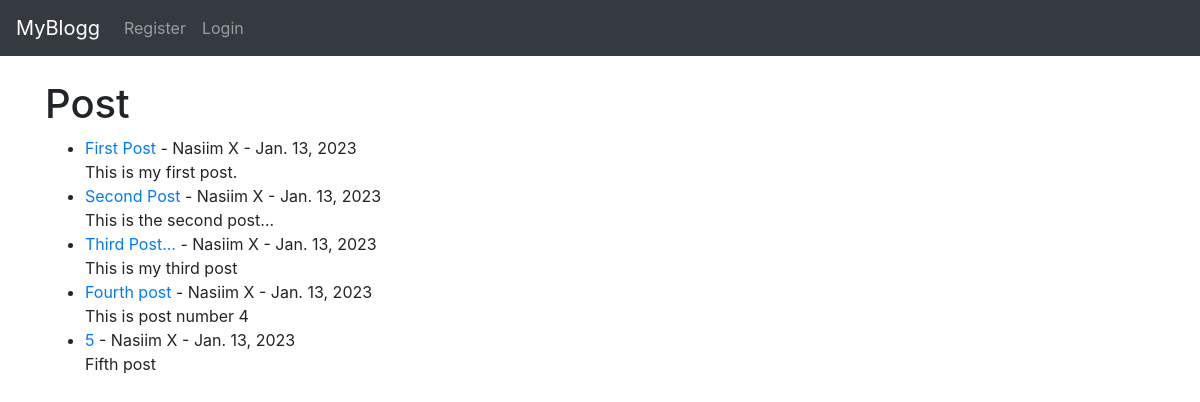
Before: / with the older database file.
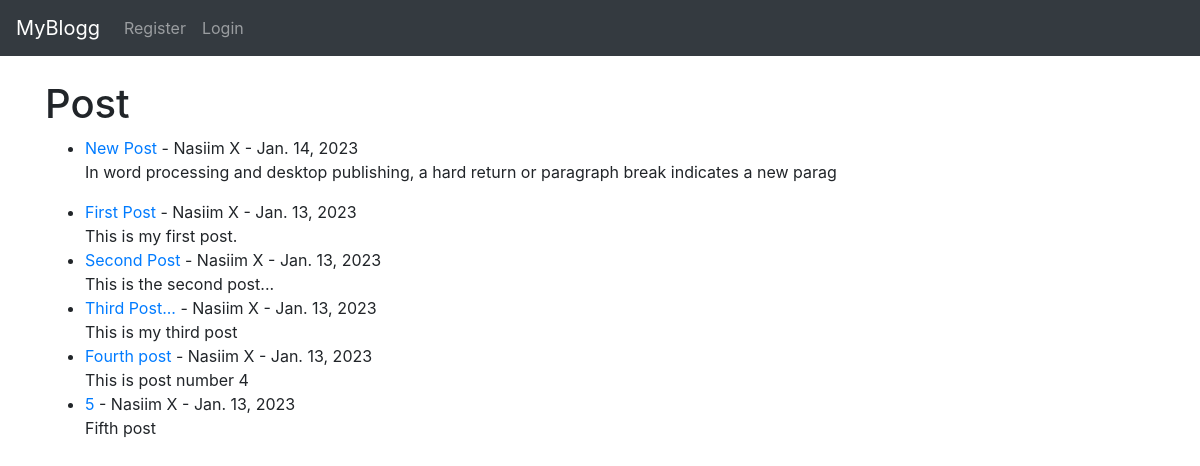
After: the same page with the newer database file.
### theblog/models.py (models this page shows, shortened)
class Post(models.Model):
    title = models.CharField(max_length=255)
    title_tag = models.CharField(max_length=255)
    author = models.ForeignKey(User, on_delete=models.CASCADE)
    body  = models.TextField()
    post_date = models.DateField(auto_now_add=True)

### theblog/views.py (the view)
# urls.py: path('', HomeView.as_view(), name="home"),
class HomeView(ListView):
    model = Post
    template_name = 'home.html'
    ordering = ['-post_date']

### theblog/templates/home.html (shortened to what this page needs)
{% extends 'base.html' %}
{% block content %}
<h1>Post</h1>
<ul>
{% for post in object_list %}
    <li><a href="{% url 'article-detail' post.pk %}">{{ post.title }}</a> -
        {{ post.author.first_name }} {{ post.author.last_name }} -
        {{ post.post_date}}
    {{ post.body|slice:":100"|safe }}</li>
{% endfor %}
</ul>
{% endblock %}

### theblog/templates/base.html (shortened to what this page needs)
<!doctype html>
<html lang="en">
  <head>
    <link rel="stylesheet" href="https://cdn.jsdelivr.net/npm/bootstrap@4.6.2/dist/css/bootstrap.min.css">
  </head>
  <body>
    <nav class="navbar navbar-expand-lg navbar-dark bg-dark">
        <a class="navbar-brand" href="{% url 'home' %}">MyBlogg</a>
        <div class="collapse navbar-collapse" id="navbarSupportedContent">
          <ul class="navbar-nav mr-auto">
            {% if user.is_authenticated %}
              <li class="nav-item">
                <a class="nav-link" href="{% url 'add_post' %}">Add Post</a>
              </li>
              <li class="nav-item">
                <a class="nav-link" href="{% url 'logout' %}">Logout </a>
              </li>
            {% else %}
              <li class="nav-item">
                <a class="nav-link" href="{% url 'register' %}">Register </a>
              </li>
              <li class="nav-item">
                <a class="nav-link" href="{% url 'login' %}">Login </a>
              </li>
            {% endif %}
          </ul>
        </div>
      </nav>
    <br/>
    <div class="container">
        {% block content %}
        {% endblock %}
    </div>
  </body>
</html>

Changed rows visible on the page:
added Post: title "New Post", author.first_name "Nasiim", author.last_name "X", post_date "Jan. 14, 2023", body "In word processing and desktop publishing, a hard return or paragraph break indicates a new parag"
